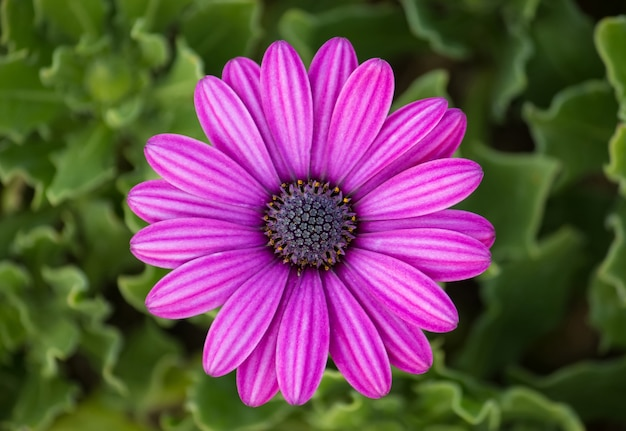
#> input picture purple.jpg, 626 x 431 px
$ python 'DIP Lab 4(Convert Image using Mean Filter).py'
#> lines starting #> are read from the running program, lines starting #| are printed output that depends on the picture
import numpy as np
import matplotlib.pyplot as plt
from PIL import Image
from scipy.ndimage import convolve

def mean_filter(image, kernel_size):
    """
    Apply mean filtering to the input image.

    Parameters:
    image (numpy.ndarray): Input image.
    kernel_size (int): Size of the square kernel for mean filtering. Should be odd.

    Returns:
    numpy.ndarray: Mean-filtered image.
    """
    if kernel_size % 2 == 0:
        raise ValueError("Kernel size must be odd.")

    # Create the mean filter kernel
    kernel = np.ones((kernel_size, kernel_size), dtype=np.float32) / (kernel_size * kernel_size)

    # Apply the filter to the image
    filtered_image = convolve(image, kernel, mode='reflect')

    return filtered_image

# Load an image using PIL
image_path = 'purple.jpg'  # Replace with your image path
image = Image.open(image_path)
#> image is the input picture: PIL image 626x431 RGB; mean R, G, B 106.7, 75.4, 83.1

# Convert the image to a NumPy array
image_array = np.array(image)

# Check if the image has 3 channels (RGB)
if image_array.ndim == 3 and image_array.shape[2] == 3:
    # Apply mean filter to each channel separately
    filtered_image_array = np.zeros_like(image_array)
    for i in range(3):
        filtered_image_array[:, :, i] = mean_filter(image_array[:, :, i], kernel_size=5)
#> this loop made 3 passes
#> pass 1, in mean_filter, `filtered_image = convolve(image, kernel, mode='reflect')`:
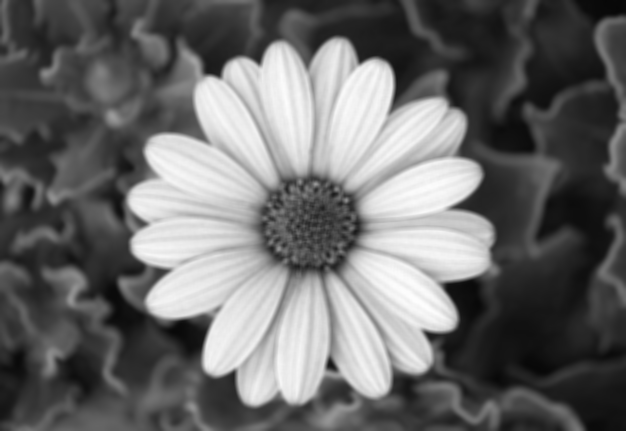
#> filtered_image: shape (431, 626); min 7, max 254, mean 106.2
#> pass 2, in mean_filter (call 2), `filtered_image = convolve(image, kernel, mode='reflect')`:
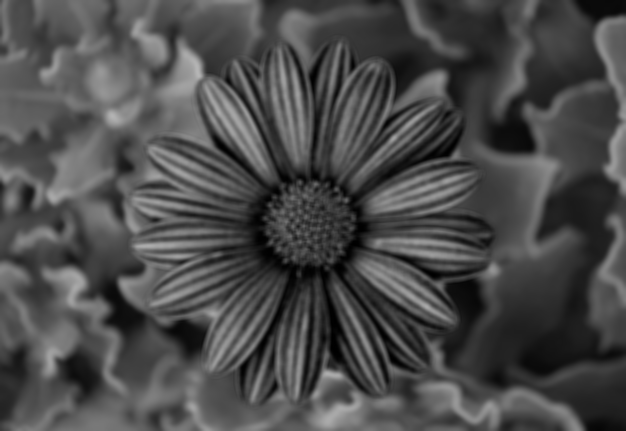
#> filtered_image: shape (431, 626); min 0, max 181, mean 74.9
#> pass 3, in mean_filter (call 3), `filtered_image = convolve(image, kernel, mode='reflect')`:
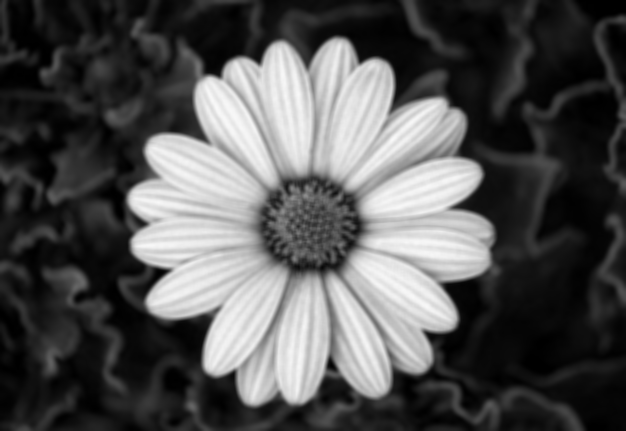
#> filtered_image: shape (431, 626); min 0, max 249, mean 82.6
#> after the loop:
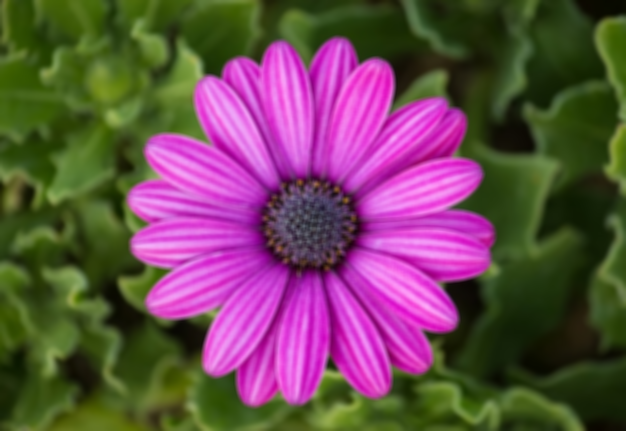
#> filtered_image_array: shape (431, 626, 3); mean R, G, B 106.2, 74.9, 82.6
else:
    raise ValueError("The input image is not an RGB image.")

# Convert the result back to an image
filtered_image = Image.fromarray(np.uint8(filtered_image_array))

# Save the result
output_path = 'mean_filtered_purple.jpg'
filtered_image.save(output_path)

# Display the images
plt.figure(figsize=(10, 5))

plt.subplot(1, 2, 1)
plt.title('Original Image')
plt.imshow(image_array)
plt.axis('off')

plt.subplot(1, 2, 2)
plt.title('Filtered Image Uisng Mean Filtering')
plt.imshow(filtered_image_array)
plt.axis('off')

plt.show()

$ run again, with flower.jpg copied over purple.jpg
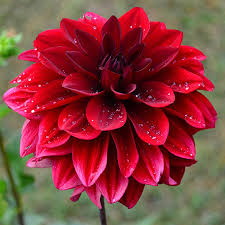
#> input picture flower.jpg, 225 x 225 px
#> image is the input picture: PIL image 225x225 RGB; mean R, G, B 137.7, 61.1, 61.6
#> the loop `for i in range(3):` made 3 passes
#> pass 1, in mean_filter, `filtered_image = convolve(image, kernel, mode='reflect')`:
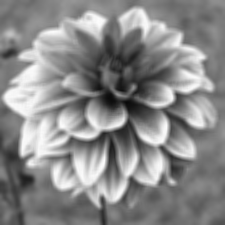
#> filtered_image: shape (225, 225); min 9, max 252, mean 137.2
#> after the loop `for i in range(3):`:
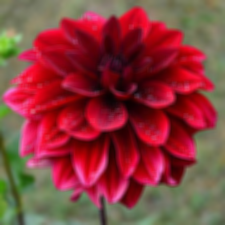
#> filtered_image_array: shape (225, 225, 3); mean R, G, B 137.2, 60.6, 61.1

$ run again, with night.jpg copied over purple.jpg
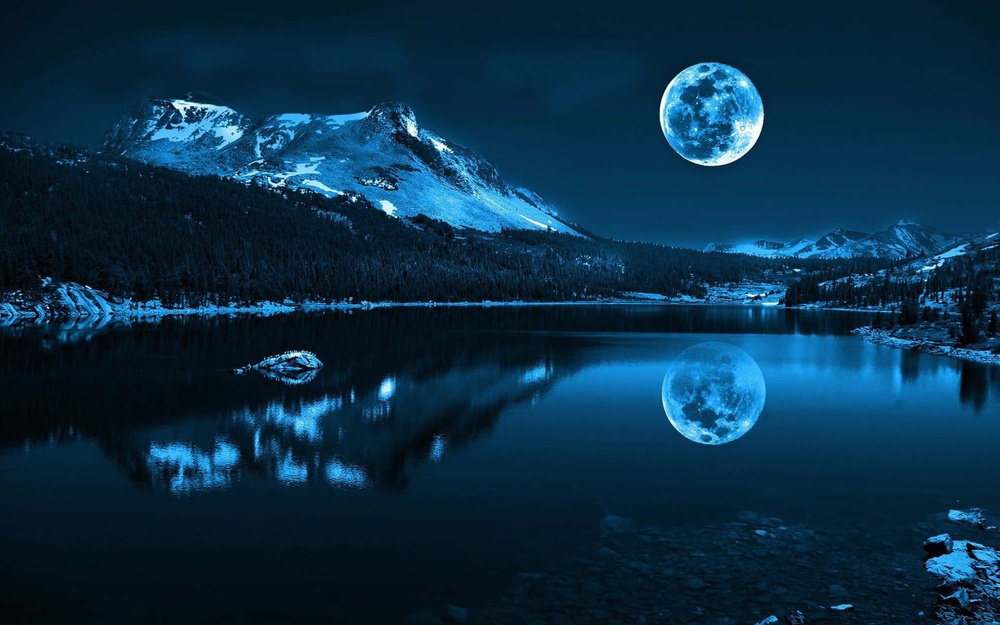
#> input picture night.jpg, 1000 x 625 px, shrunk from 1920 x 1200 before the run
#> image is the input picture: PIL image 1000x625 RGB; mean R, G, B 10, 46.5, 71.2
#> the loop `for i in range(3):` made 3 passes
#> pass 1, in mean_filter, `filtered_image = convolve(image, kernel, mode='reflect')`:
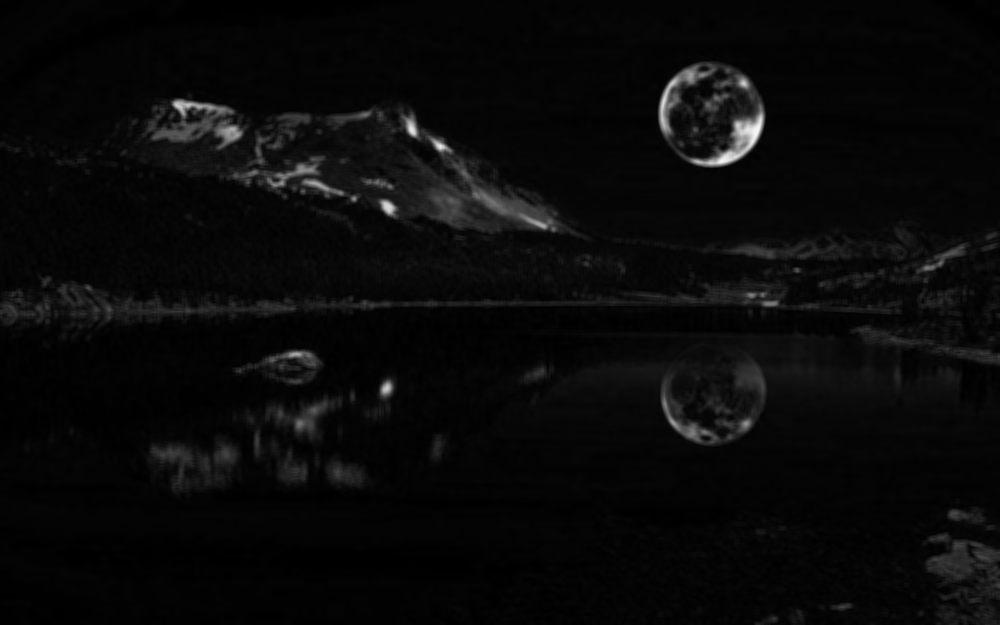
#> filtered_image: shape (625, 1000); min 0, max 245, mean 9.4
#> `plt.show()`:
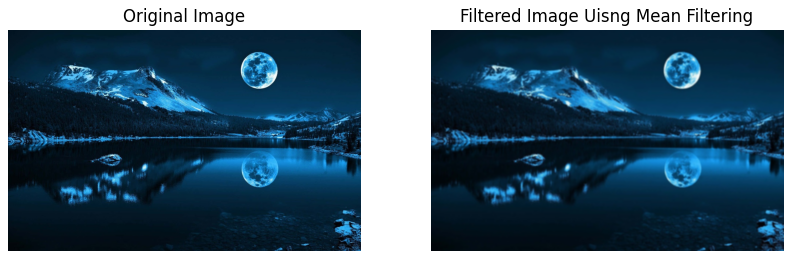
#> figure drawn by matplotlib, 2 panels

$ run again, with mahfuz.jpeg copied over purple.jpg
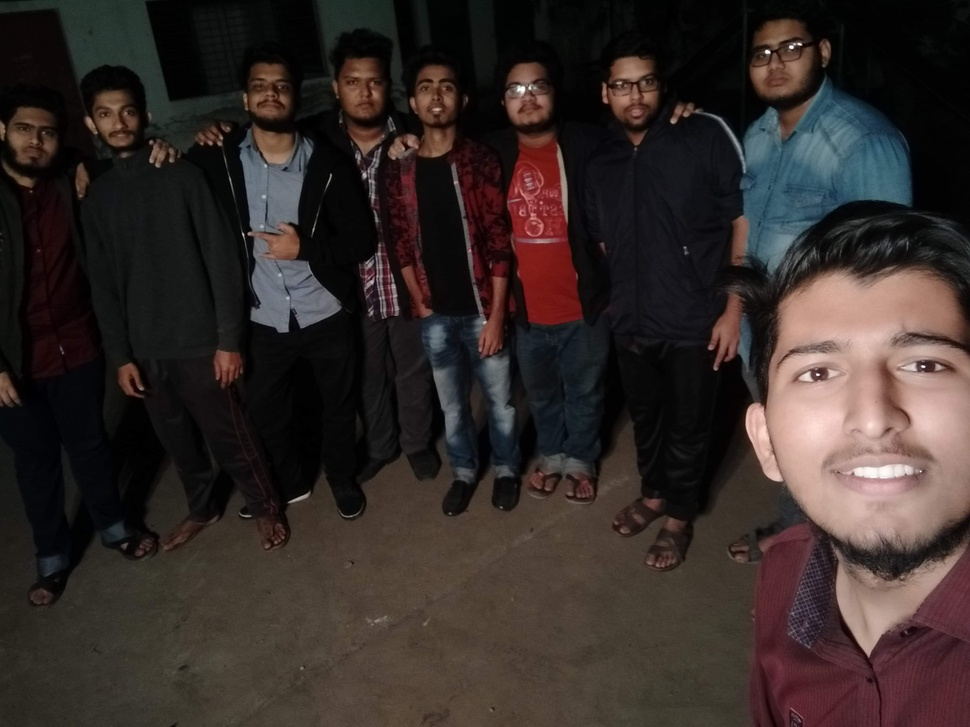
#> input picture mahfuz.jpeg, 970 x 727 px, shrunk from 3264 x 2448 before the run
#> image is the input picture: PIL image 970x727 RGB; mean R, G, B 52.8, 43.4, 40.6
#> the loop `for i in range(3):` made 3 passes
#> pass 1, in mean_filter, `filtered_image = convolve(image, kernel, mode='reflect')`:
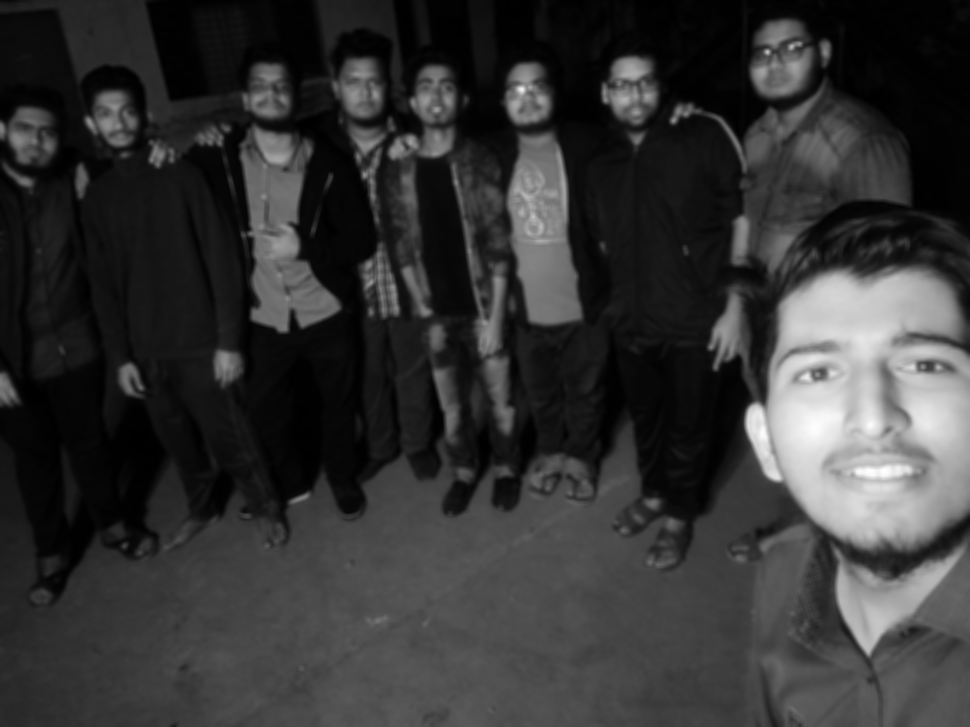
#> filtered_image: shape (727, 970); min 0, max 254, mean 52.3
#> `plt.show()`:
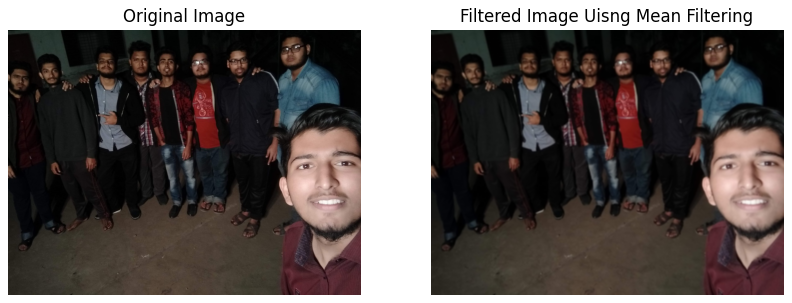
#> figure drawn by matplotlib, 2 panels
